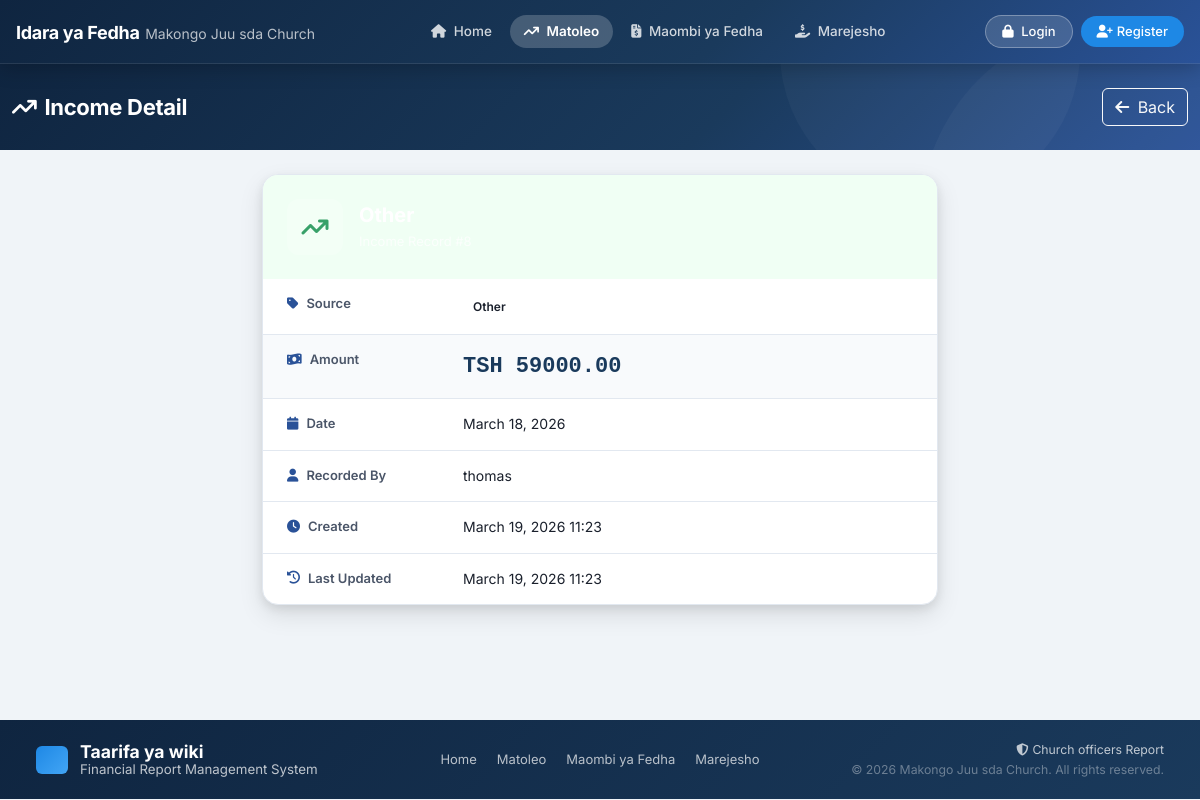
The page /income/8/detail/ on the database as committed earlier.
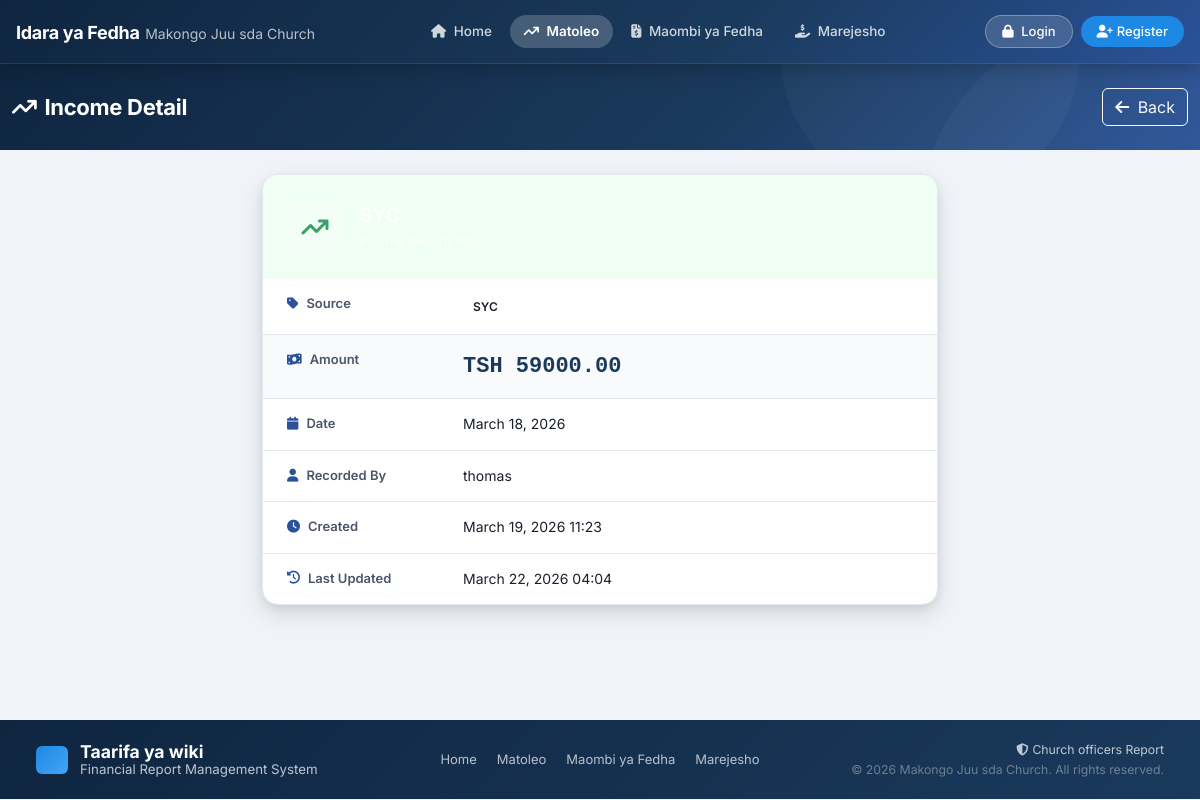
The same page on the database as committed later.
### dashboard/models.py (models this page shows, shortened)
class Income(models.Model):
    source = models.CharField(max_length=20, choices=INCOME_SOURCE_CHOICES, default='other')
    source_name = models.CharField(max_length=200, blank=True, help_text="Custom source name for 'Other' income")
    amount = models.DecimalField(max_digits=20, decimal_places=2)
    date = models.DateField(default=timezone.now)
    description = models.TextField(blank=True)
    department = models.CharField(max_length=50, choices=DEPARTMENT_CHOICES, blank=True)
    created_by = models.ForeignKey(User, on_delete=models.SET_NULL, null=True, blank=True, related_name='incomes')
    created_at = models.DateTimeField(auto_now_add=True)
    updated_at = models.DateTimeField(auto_now=True)
    class Meta:
        ordering = ['-date', '-created_at']
    def get_display_name(self):
        if self.source_name:
            return self.source_name
        return self.get_source_display()

### dashboard/views.py (the view)
# urls.py: path('income/<int:pk>/detail/', views.income_detail, name='income_detail'),
def income_detail(request, pk):
    income = get_object_or_404(Income, pk=pk)
    return render(request, 'dashboard/income_detail.html', {'income': income, 'active_tab': 'income'})

### templates/dashboard/income_detail.html (shortened to what this page needs)
{% extends 'base.html' %}
{% load static %}
{% block content %}
<div class="page-wrapper">
    <div class="page-header">
        <div class="container-fluid">
            <div class="row align-items-center">
                <div class="col">
                    <h1 class="page-title"><i class="fas fa-arrow-trend-up me-2"></i>Income Detail</h1>
                </div>
                <div class="col-auto d-flex gap-2">
                    <a href="{% url 'income' %}" class="btn btn-outline-light">
                        <i class="fas fa-arrow-left me-1"></i> Back
                    </a>
                </div>
            </div>
        </div>
    </div>
    <div class="container-fluid py-4">
        <div class="row justify-content-center">
            <div class="col-lg-7">
                <div class="detail-card">
                    <div class="detail-card-header income-bg">
                        <div class="detail-icon"><i class="fas fa-arrow-trend-up"></i></div>
                        <div>
                            <h4>{{ income.get_display_name }}</h4>
                            <p>Income Record #{{ income.pk }}</p>
                        </div>
                    </div>
                    <div class="detail-card-body">
                        <div class="detail-row">
                            <span class="detail-label"><i class="fas fa-tag me-2"></i>Source</span>
                            <span class="detail-value">
                                <span class="source-badge">{{ income.get_display_name }}</span>
                            </span>
                        </div>
                        <div class="detail-row highlight">
                            <span class="detail-label"><i class="fas fa-money-bill-wave me-2"></i>Amount</span>
                            <span class="detail-value amount-large">TSH {{ income.amount|floatformat:2 }}</span>
                        </div>
                        <div class="detail-row">
                            <span class="detail-label"><i class="fas fa-calendar me-2"></i>Date</span>
                            <span class="detail-value">{{ income.date|date:"F d, Y" }}</span>
                        </div>
                        <div class="detail-row">
                            <span class="detail-label"><i class="fas fa-user me-2"></i>Recorded By</span>
                            <span class="detail-value">{{ income.created_by.get_full_name|default:income.created_by.username|default:"System" }}</span>
                        </div>
                        <div class="detail-row">
                            <span class="detail-label"><i class="fas fa-clock me-2"></i>Created</span>
                            <span class="detail-value">{{ income.created_at|date:"F d, Y H:i" }}</span>
                        </div>
                        {% if income.updated_at != income.created_at %}
                        <div class="detail-row">
                            <span class="detail-label"><i class="fas fa-history me-2"></i>Last Updated</span>
                            <span class="detail-value">{{ income.updated_at|date:"F d, Y H:i" }}</span>
                        </div>
                        {% endif %}
                    </div>
                </div>
            </div>
        </div>
    </div>
</div>
{% endblock %}

Rows that differ between the two databases and show on the page:
changed Income "thomas": get_display_name "Other" → "SYC"; updated_at "March 19, 2026 11:23" → "March 22, 2026 04:04"
